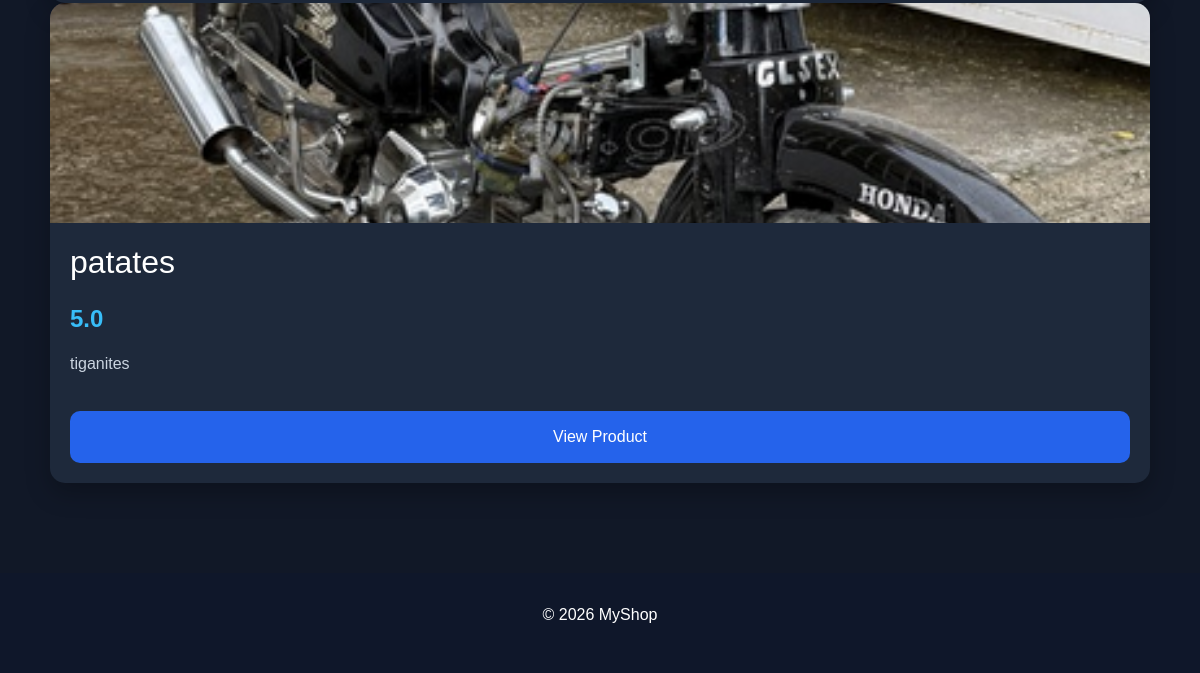
The page /products (lower part) on the database as committed earlier.
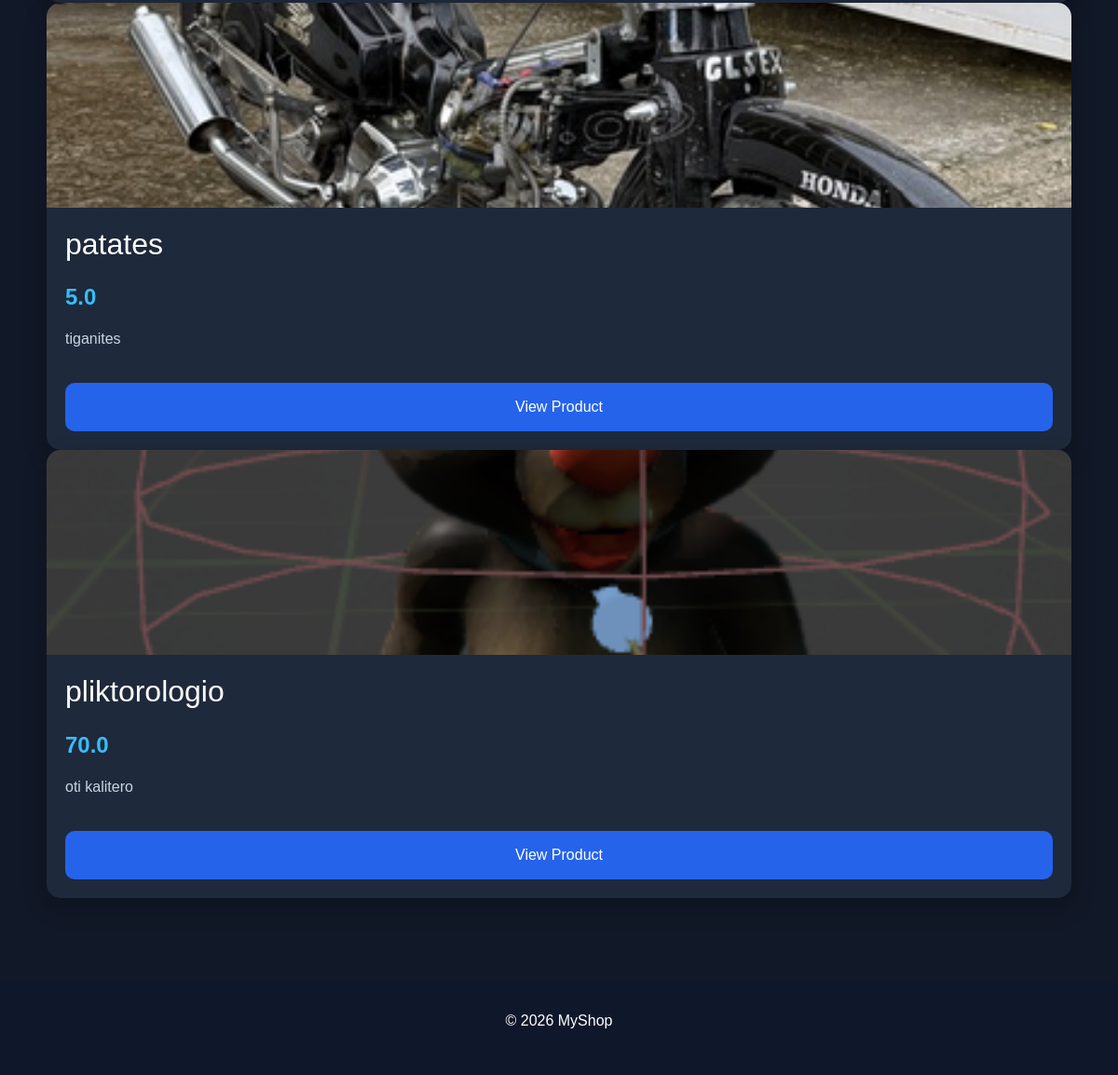
The same page on the database as committed later.
### app.py (models this page shows)
class Product(db.Model):
    id = db.Column(db.Integer, primary_key = True)
    name = db.Column(db.String(30), nullable = False)
    description = db.Column(db.String(40), nullable = False)
    price = db.Column(db.Float, nullable = False)
    image = db.Column(db.String(55))
    date_addit = db.Column(db.DateTime, default = datetime.utcnow)

### app.py (the view)
@app.route("/products")
def products():
    all_products = Product.query.all()
    return render_template("products.html", products = all_products,condition = "products",logged = session.get("email") , role = session.get("role"))

### templates/products.html (shortened to what this page needs)
{% extends "base.html" %}
{%block content%}
<section class="products-page">
    {%for i in products %}
    <div class="products-grid">
        <div class="product-card">
            <img src="{{ url_for('static', filename='products_img/' + i.image) }}">
            <h2>{{i.name}}</h2>
            <p class="price">{{i.price}}</p>
            <p class="description">
                {{i.description}}
            </p>
            <button>View Product</button>
        </div>
    </div>
    {%endfor%}
</section>
{% endblock %}

### templates/base.html (shortened to what this page needs)
<!DOCTYPE html>
<html lang="en">
<head>
    <link href="https://cdn.jsdelivr.net/npm/bootstrap@5.3.3/dist/css/bootstrap.min.css" rel="stylesheet">
    <link rel="stylesheet" href="{{ url_for('static', filename='css/style.css') }}">
</head>
<body>
{%block content%} {%endblock%}
<footer>
    <p>© 2026 MyShop</p>
</footer>
</body>
</html>

### static/css/style.css (style rules this page uses)
* { margin:0; padding:0; box-sizing:border-box; font-family:Arial,sans-serif; }
body { background:#111827; color:white; }
footer { text-align:center; padding:30px; background:#0f172a; margin-top:40px; }
button { padding:14px; background:#2563eb; border:none; color:white; border-radius:8px; cursor:pointer; transition:.3s; }
.products-page { padding:50px; }
.products-grid { display:grid; grid-template-columns:repeat(auto-fit,minmax(260px,1fr)); gap:30px; }
.product-card { background:#1e293b; border-radius:15px; overflow:hidden; transition:.3s; box-shadow:0 10px 25px rgba(0,0,0,.25); }
.product-card img { width:100%; height:220px; object-fit:cover; }
.product-card h2 { margin:20px; }
.price { margin:0 20px; color:#38bdf8; font-size:24px; font-weight:bold; }
.description { margin:15px 20px; color:#cbd5e1; }
.product-card button { width:calc(100% - 40px); margin:20px; padding:14px; border:none; border-radius:10px; background:#2563eb; color:white; cursor:pointer; transition:.3s; }

Rows that differ between the two databases and show on the page:
added Product: image (picture), name "pliktorologio", price "70.0", description "oti kalitero"
